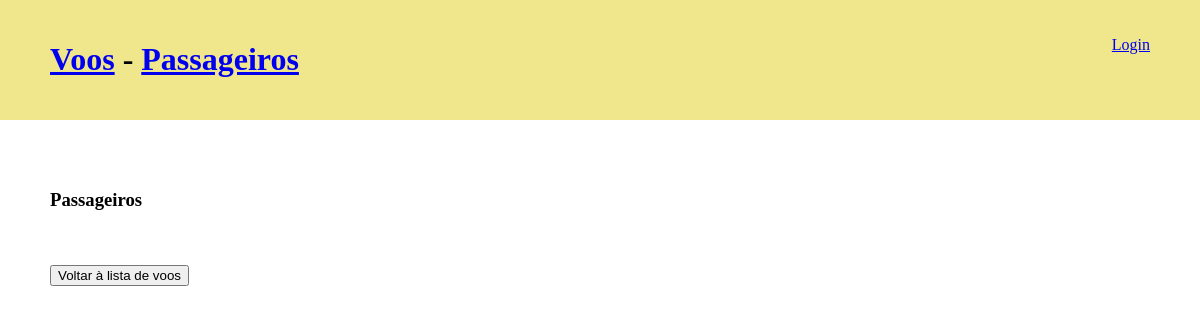
The page /passengers on the database as committed earlier.
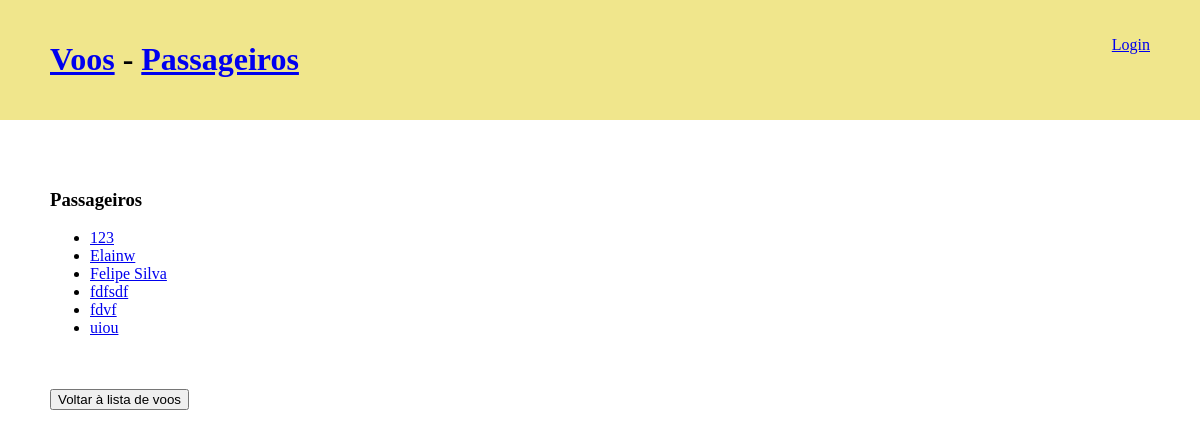
The same page on the database as committed later.
### portifolio/models.py (models this page shows)
class Passenger(models.Model):
    name = models.CharField(max_length=20)
    flights = models.ManyToManyField(
        Flight,
        blank=True,
        related_name='passengers'
    )
    def __str__(self):
        return self.name

### portifolio/views.py (the view)
# urls.py: path('passengers', views.passengers_view, name='passengers'),
def passengers_view(request):
    form = PassengerForm(request.POST or None)
    if form.is_valid():
        form.save()
    context = {
        'passengers': Passenger.objects.all().order_by('name'),
        'form': PassengerForm(None),
    }
    return render(request, 'portfolio/flights/passengers_view.html', context)

### portifolio/templates/portfolio/flights/passengers_view.html (shortened to what this page needs)
{% extends "portfolio/flights/base_flight.html" %}
{% block main %}
<h3>Passageiros</h3>
<ul>
    {% for passenger in passengers  %}
      <li> <a href="{% url 'portifolio:passenger' passenger.id %}">{{ passenger }}</a> </li>
    {% endfor %}
</ul>
<br><br>
<a href="{% url 'portifolio:flights' %}"><button>Voltar à lista de voos</button></a>
{% endblock main %}

Rows that differ between the two databases and show on the page:
added Passenger: name "123"
added Passenger: name "Elainw"
added Passenger: name "Felipe Silva"
added Passenger: name "fdfsdf"
added Passenger: name "fdvf"
added Passenger: name "uiou"
